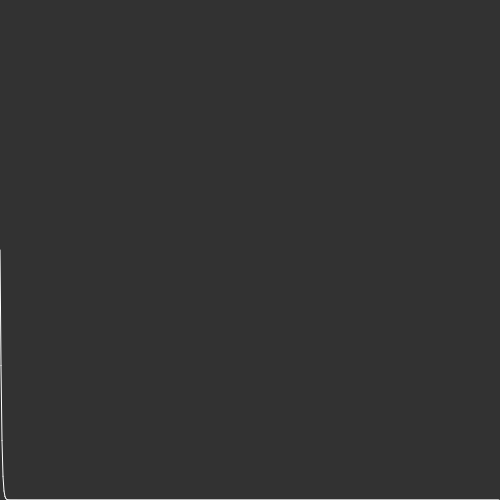
Frame 1 (no input)
Frame 60 (no input): identical to frame 1, image omitted
Frame 120 (the mouse pressed at the canvas centre since frame 60): identical to frame 1, image omitted

The p5.js sketch that drew this single still picture (run headless with seeded random() and noise() and a simulated clock; from frame 60 on, the mouse is pressed at the canvas centre):

// p5.js sketch
// ── sketch.js
var sigmoid;

function setup(){
  createCanvas(500,500);
  sigmoid = new Sigmoid();
  sigmoid.createPoints();

}

function draw(){
  background(50);
  push()
  //translate(width/2);
  sigmoid.show();
  pop()
}

// ── sigmoid.js
function Sigmoid() {
  this.points = [];

  this.func = function(x) {
    var val = height / (1 + exp(-1));
    //console.log(val);
    return val;
  }

  this.createPoints = function() {
    for (var i = 0; i < height; i++) {
      var x = i;
      var b = 0 // intercept
      var m = 1 // slope
      var y = map(exp((b + m * x)) / (1 + exp((b + m * x))), 0, 1, 0, height)
      this.points.push(createVector(x,y));
    }

  }

  this.show = function() {
    for (var i = 1; i < this.points.length; i++) {
      var curr = this.points[i];
      var prev = this.points[i - 1];
      stroke(255);
      //strokeWeight(20)
      line(prev.x, prev.y, curr.x, curr.y)
    }
  }
}
